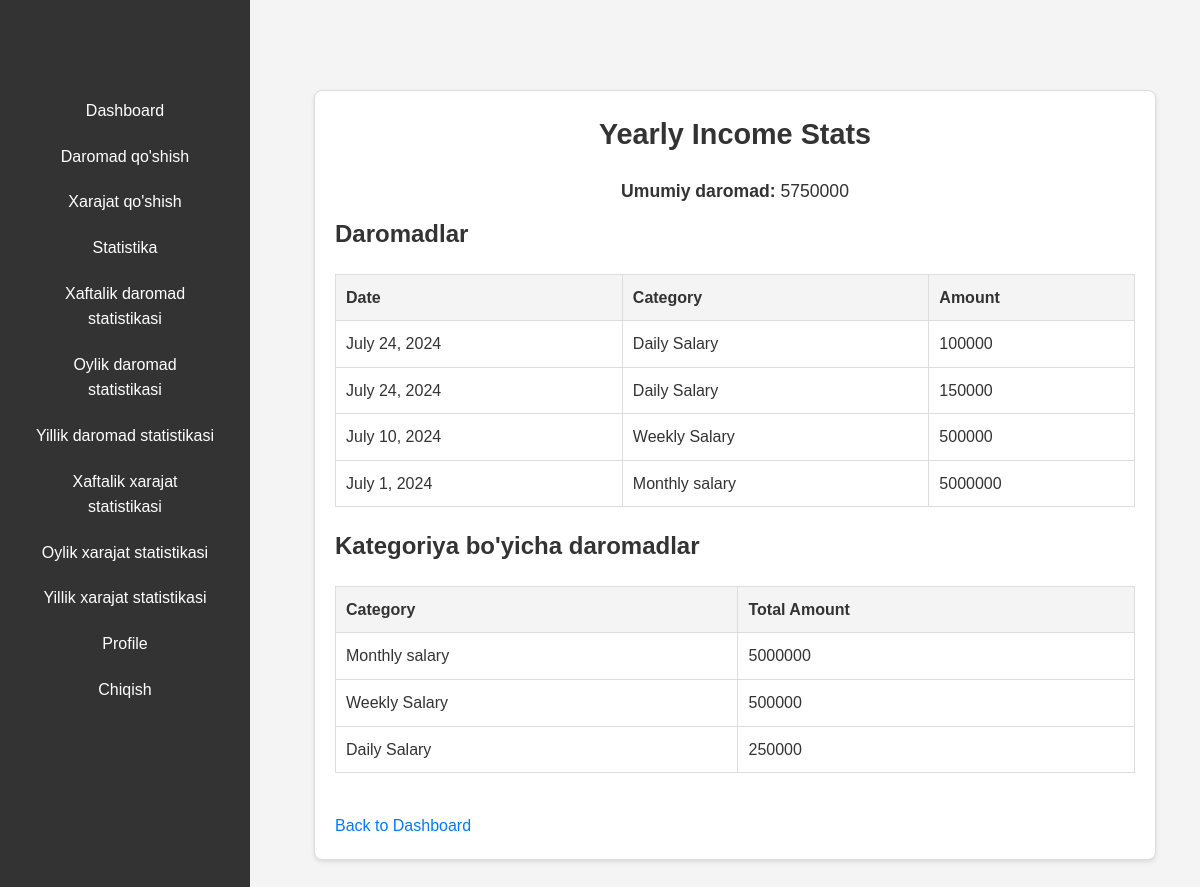
/main/income_stats/yearly/ (signed in), run on an earlier commit of the app's database.
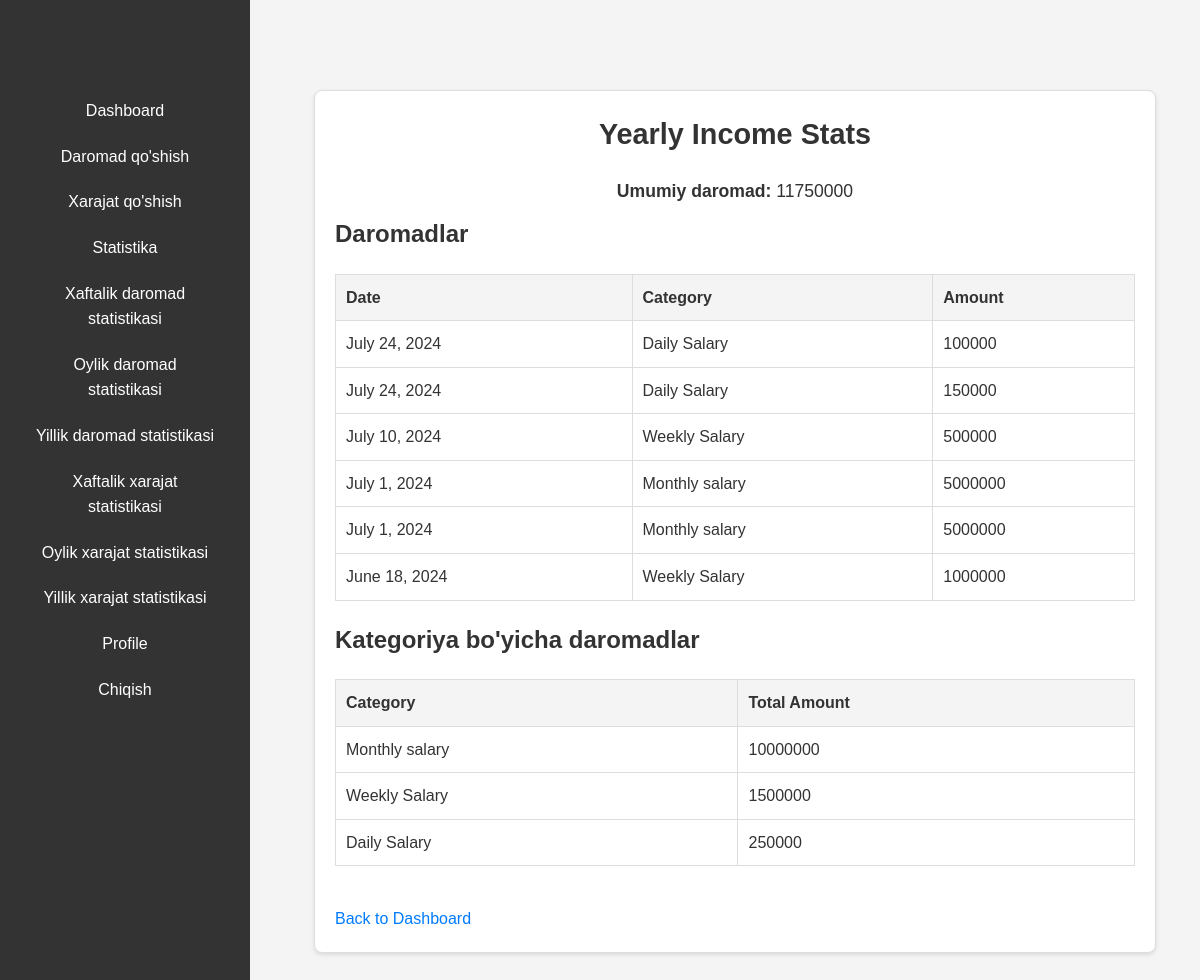
And on a later commit of the database.
### main/models.py (models this page shows, shortened)
class Income(models.Model):
    user = models.ForeignKey(settings.AUTH_USER_MODEL, on_delete=models.CASCADE)
    amount = models.IntegerField()
    date = models.DateField()
    description = models.TextField(blank=True, null=True)
    currency = models.ForeignKey(Currency, on_delete=models.SET_NULL, null=True)
    income_type = models.ForeignKey(IncomeType, on_delete=models.SET_NULL, null=True)

class IncomeType(models.Model):
    name = models.CharField(max_length=100)

### main/views.py (the view)
# urls.py: path('income_stats/<str:period>/', views.income_stats, name='income_stats'),
@login_required
def income_stats(request, period):
    today = timezone.now().date()
    if period == 'weekly':
        start_period = today - timedelta(days=today.weekday())
        end_period = start_period + timedelta(days=6)
    elif period == 'monthly':
        start_period = today.replace(day=1)
        end_period = today.replace(day=calendar.monthrange(today.year, today.month)[1])
    elif period == 'yearly':
        start_period = today.replace(month=1, day=1)
        end_period = today.replace(month=12, day=31)
    else:
        return redirect('dashboard')
    incomes = Income.objects.filter(user=request.user, date__range=[start_period, end_period])
    total_income = incomes.aggregate(Sum('amount'))['amount__sum'] or 0.00
    incomes_by_type = incomes.values('income_type__name').annotate(total=Sum('amount')).order_by('-total')
    context = {
        'incomes': incomes,
        'total_income': total_income,
        'period': period,
        'incomes_by_type': incomes_by_type,
    }
    return render(request, 'main/income_stats.html', context)

### templates/main/income_stats.html (shortened to what this page needs)
{% extends "base.html" %}
{% block content %}
<div class="stats-container">
    <h1>{{ period|capfirst }} Income Stats</h1>
    <p><strong>Umumiy daromad:</strong> {{ total_income }}</p>
    <div class="income-section">
        <h2>Daromadlar</h2>
        <table>
            <thead>
            <tr>
                <th>Date</th>
                <th>Category</th>
                <th>Amount</th>
            </tr>
            </thead>
            <tbody>
            {% for income in incomes %}
            <tr>
                <td>{{ income.date }}</td>
                <td>{{ income.income_type.name }}</td>
                <td>{{ income.amount }}</td>
            </tr>
            {% endfor %}
            </tbody>
        </table>
    </div>
    <div class="category-incomes-section">
        <h2>Kategoriya bo'yicha daromadlar</h2>
        <table>
            <thead>
            <tr>
                <th>Category</th>
                <th>Total Amount</th>
            </tr>
            </thead>
            <tbody>
            {% for item in incomes_by_type %}
            <tr>
                <td>{{ item.income_type__name }}</td>
                <td>{{ item.total }}</td>
            </tr>
            {% endfor %}
            </tbody>
        </table>
    </div>
    <a href="{% url 'dashboard' %}" class="back-link">Back to Dashboard</a>
</div>
{% endblock content %}

### templates/base.html (shortened to what this page needs)
<!DOCTYPE html>
<html lang="en">
<head>
</head>
<body>
<div class="sidebar">
    <h2>Finance Manager</h2>
    <nav>
        {% if not request.user.is_authenticated %}
        <a href="{% url 'home:landing_page' %}">Home</a>
        <a href="{% url 'users:register' %}">Register</a>
        <a href="{% url 'users:login' %}">Kirish</a>
        {% else %}
        <a href="{% url 'dashboard' %}">Dashboard</a>
        <a href="{% url 'add_income' %}">Daromad qo'shish</a>
        <a href="{% url 'add_expense' %}">Xarajat qo'shish</a>
        <a href="{% url 'stats' %}">Statistika</a>
        <a href="{% url 'income_stats' 'weekly' %}">Xaftalik daromad statistikasi</a>
        <a href="{% url 'income_stats' 'monthly' %}">Oylik daromad statistikasi</a>
        <a href="{% url 'income_stats' 'yearly' %}">Yillik daromad statistikasi</a>
        <a href="{% url 'expense_stats' 'weekly' %}">Xaftalik xarajat statistikasi</a>
        <a href="{% url 'expense_stats' 'monthly' %}">Oylik xarajat statistikasi</a>
        <a href="{% url 'expense_stats' 'yearly' %}">Yillik xarajat statistikasi</a>
        <a href="{% url 'users:profile' %}">Profile</a>
        <a href="{% url 'users:logout' %}">Chiqish</a>
        {% endif %}
    </nav>
</div>
<div class="content container">
    {% block content %} {% endblock content %}
</div>
</body>
</html>

### templates/base.html (style rules this page uses)
body { font-family: 'Arial', sans-serif; line-height: 1.6; background-color: #f4f4f4; color: #333; margin: 0; padding: 0; }
nav { background: #333; color: #fff; padding: 10px 0; text-align: center; }
nav a { color: #fff; text-decoration: none; margin: 0 15px; padding: 10px 15px; transition: background 0.3s ease-in-out; }
.container { max-width: 1200px; margin: 20px auto; padding: 0 20px; }
h1, h2, h3, h4, h5, h6 { margin-top: 0; color: #333; }
.sidebar { width: 250px; background: #333; color: #fff; position: fixed; top: 0; left: 0; height: 100%; padding-top: 20px; }
.sidebar a { color: #fff; text-decoration: none; display: block; padding: 10px 20px; transition: background 0.3s; }
.content { margin-left: 270px; padding: 20px; }

### templates/main/income_stats.html (style rules this page uses)
.stats-container { max-width: 800px; margin: 50px auto; padding: 20px; background: #fff; border: 1px solid #ddd; border-radius: 8px; box-shadow: 0 2px 4px rgba(0, 0, 0, 0.1); }
.stats-container h1 { text-align: center; margin-bottom: 20px; font-size: 1.8em; }
.stats-container p { font-size: 1.1em; margin: 10px 0; text-align: center; }
.income-section, .category-incomes-section { margin-bottom: 20px; }
table { width: 100%; border-collapse: collapse; margin-bottom: 20px; }
table, th, td { border: 1px solid #ddd; }
th, td { padding: 10px; text-align: left; }
th { background-color: #f4f4f4; }
.back-link { display: inline-block; margin-top: 20px; color: #007BFF; text-decoration: none; text-align: center; font-size: 1em; }

What changed in the data, as far as the page shows it:
added Income: date "July 1, 2024", income_type.name "Monthly salary", amount "5000000"
added Income: date "June 18, 2024", income_type.name "Weekly Salary", amount "1000000"
computed for IncomeType "Monthly salary": total "5000000" → "10000000"
computed for IncomeType "Weekly Salary": total "500000" → "1500000"
Also different on the page:
{{ total_income }}: "5750000" → "11750000"
